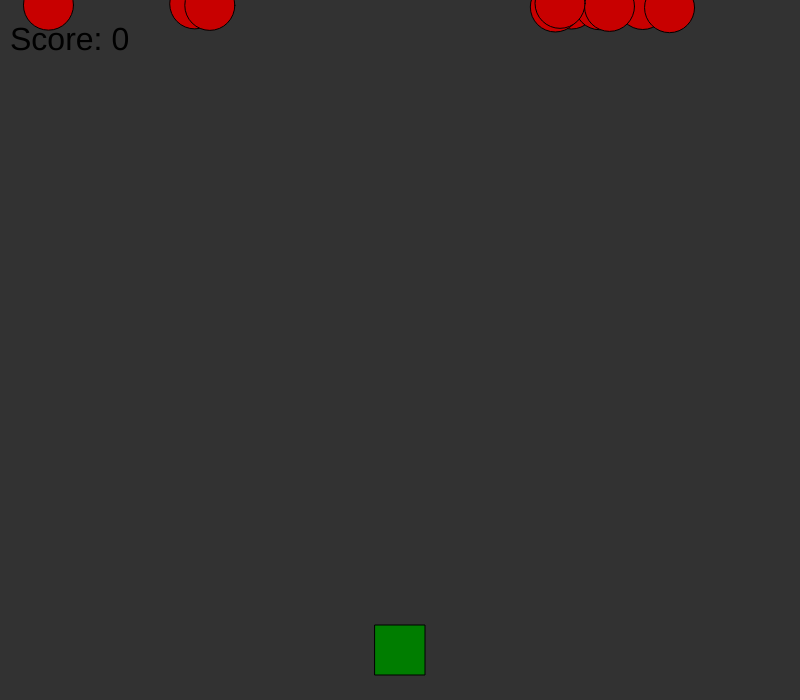
Frame 1 (no input)
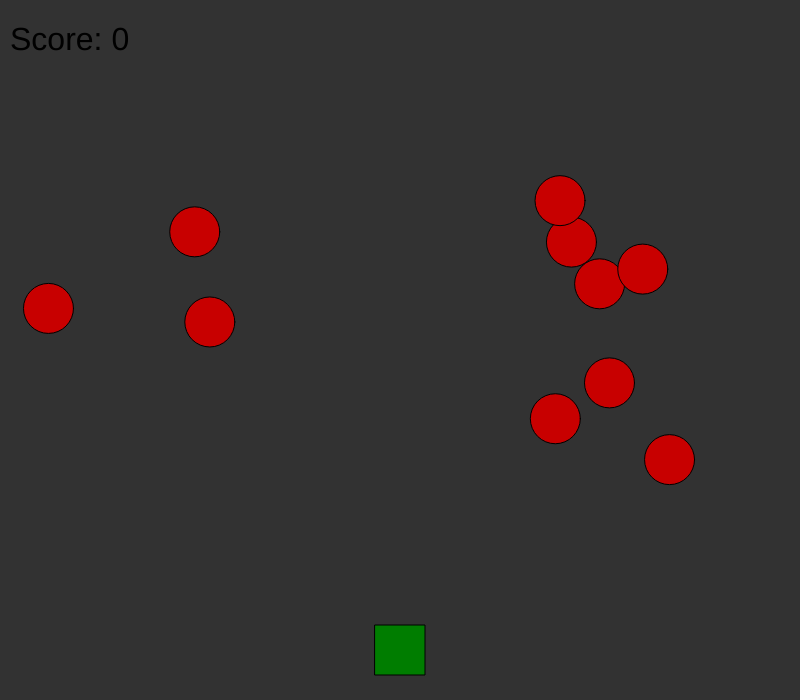
Frame 60 (no input)
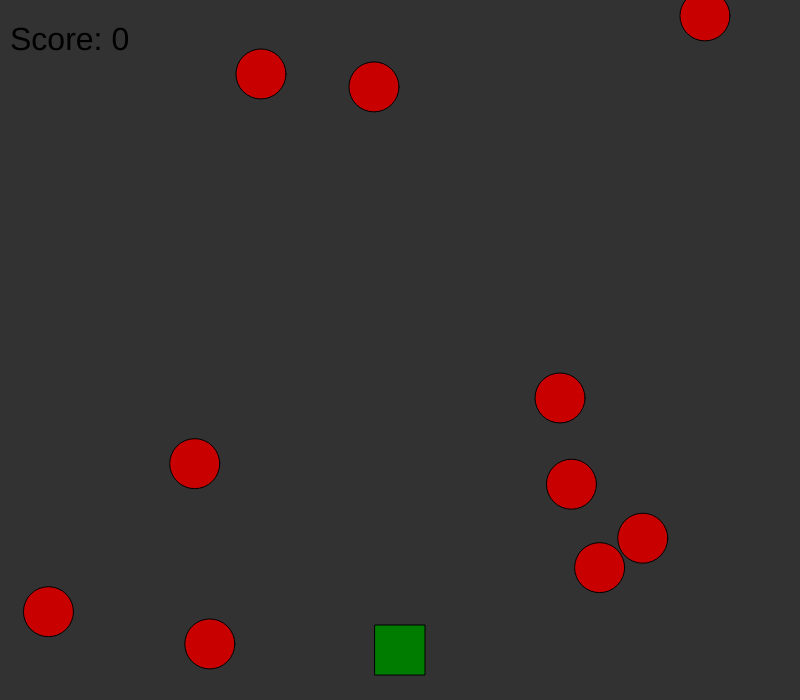
Frame 120 (the mouse pressed at the canvas centre since frame 60)

The p5.js sketch that drew these frames (run headless with seeded random() and noise() and a simulated clock; from frame 60 on, the mouse is pressed at the canvas centre):

// p5.js sketch
// ── sketch.js
class GameObject {
  constructor(x, y) {
    this.position = createVector(x, y);
  }

  draw() {
    // APLICO HERENCIA AQUI
  }
}

class FallingObject extends GameObject {
  constructor(x, y, speed) {
    super(x, y);
    this.speed = speed;
  }

  update() {
    this.position.y += this.speed;
  }

  draw() {
    fill(200, 0, 0);
    circle(this.position.x, this.position.y, 50);
  }
}

class PlayerObject extends GameObject {
  move(x, y) {
    this.position.x += x;
    this.position.y += y;
  }

  draw() {
    fill(0, 125, 0);
    rect(this.position.x - 25, this.position.y - 25, 50, 50);
  }
}

//mis variables
let player;
let fallingObjects = [];
let score = 0; 


function setup() {
  createCanvas(800, 700);
  player = new PlayerObject(width / 2, height - 50);
  for (let i = 0; i < 10; i++) {
    fallingObjects.push(new FallingObject(random(width), 0, random(3, 8)));
  }
}

function draw() {
  background(50);
  

  // objetos que caen
  
fallingObjects.forEach((obj, index) => {
  obj.update();
  obj.draw();

  // reinicia el objeto si sale del marco
  if (obj.position.y > height + 50) {
    fallingObjects.splice(index, 1);
    fallingObjects.push(new FallingObject(random(width), 0, random(3, 8)));
  }

  // si el jugador se come un objeto que cae, eliminar el objeto y sumar 10 puntos
  
  if (dist(obj.position.x, obj.position.y, player.position.x, player.position.y) < 50) {
    fallingObjects.splice(index, 1);
    score += 10;
  }
});

// si se llega a la puntuacion maxima, mostrar un mensaje de subes de nivel y sean mas rapidos
  
if (score >= 50) {
  textSize(32);
  fill(255);
  textAlign(CENTER);
  text("¡Subes de nivel!", width/2, height/2);
  fallingObjects.forEach(obj => {
    obj.size = 30;
    obj.speed = random(5, 10);
  });
}

  //El cuadrito verde
  player.move(keyIsDown(LEFT_ARROW) ? -5 : keyIsDown(RIGHT_ARROW) ? 5 : 0, 0);
  player.draw();
  
  // mostrar la puntuacion
  textSize(32);
  fill(0);
  text("Score: " + score, 10, 50);
}
